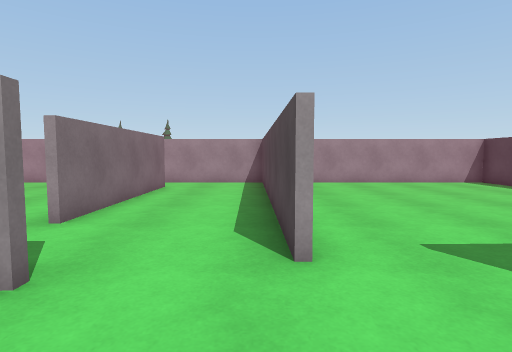
View 1 (above)

16 first-person views from a walk through a scene from a Unity 3-D project. The camera is 1.2 m above the floor, tilts 4° down and sees 80° across. The floor is counted in squares, 1 m on a side. Each view is taken from the middle of a square. On the plan, view 1 faces up. The plan holds only what a view shows up to about 13 squares ahead; the rest is blank. The place goes on beyond the plan. The player character is not drawn.

View 2
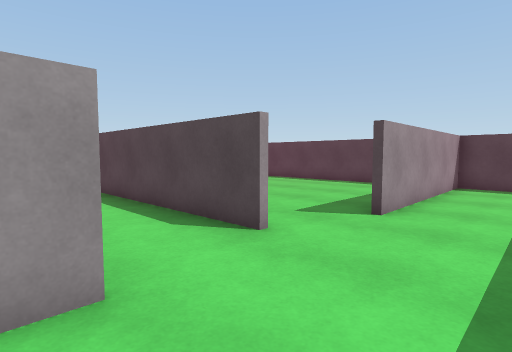

View 3
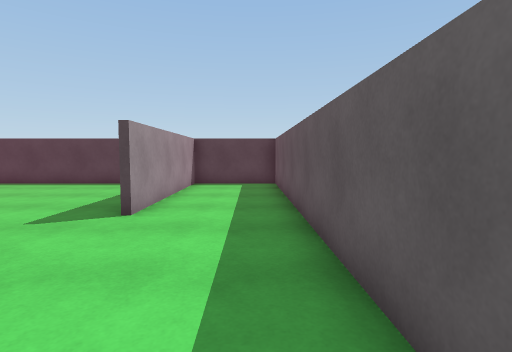

View 4
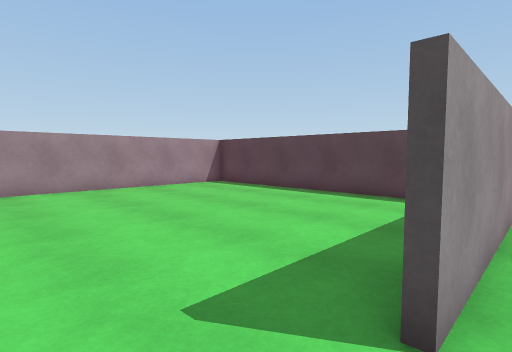

View 5
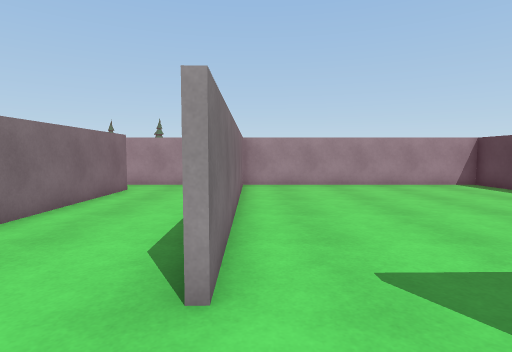

View 6
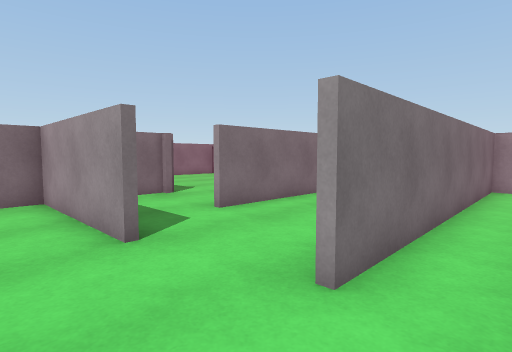

View 7
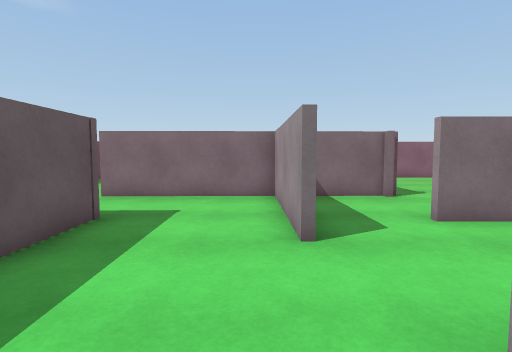

View 8
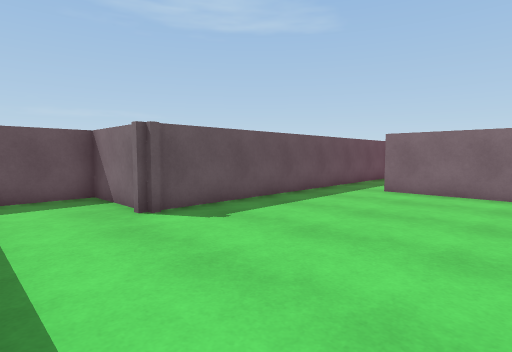

View 9
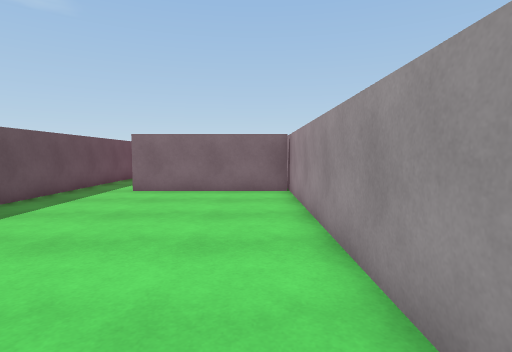

View 10
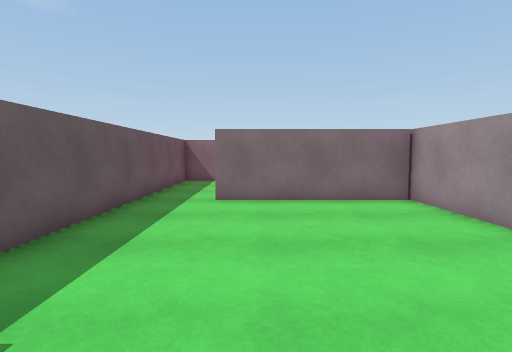

View 11
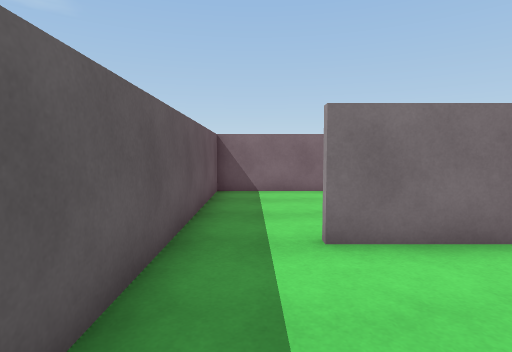

View 12
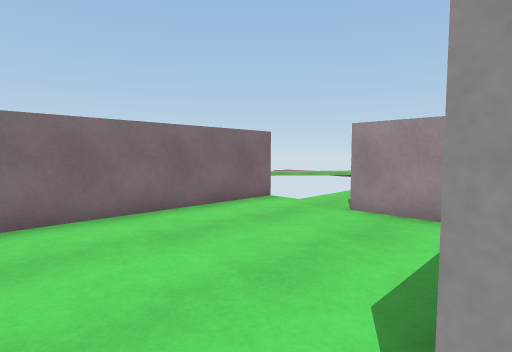

View 13
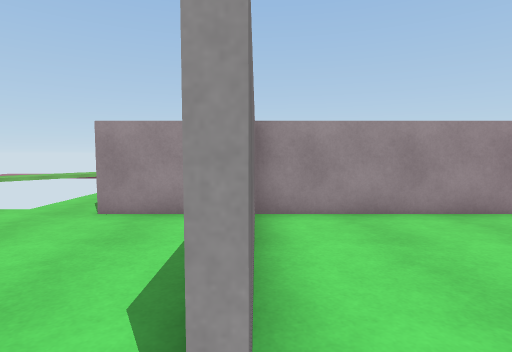

View 14
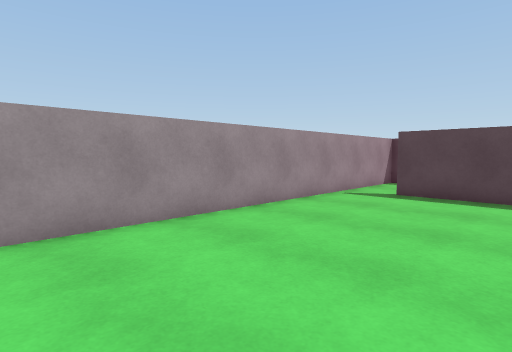

View 15
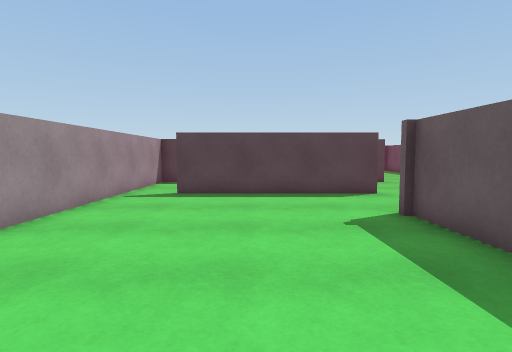

View 16
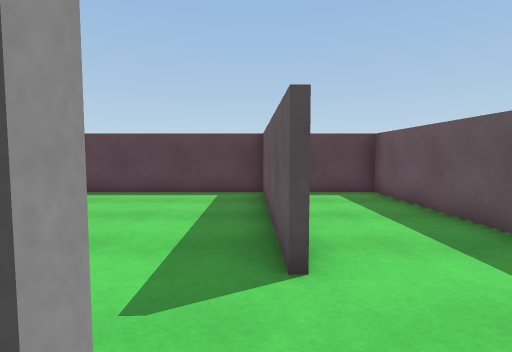

### Floor plan
Points are (right, up) in squares from view 1. A wall is a line through its corners. A room is listed if a view was taken in it or the views show most of it. See-through windows are left out.
Room 1 (views 1, 2, 3, 4, 5, 6, 7, 16)
walls: (0.4, 3.3) (0.3, 13.2); (-2.1, 2.6) (-6.8, 2.5) (-6.7, -2.5); (-3.8, -1) (9.8, -0.8) (9.8, 2.6) (2.9, 2.5); (-3.4, 11.5) (-3.4, 5.2); (0.1, 13.1) (-3.4, 13.1)
ways out: opening at (-4, 12) to room 2; opening at (1.5, 3) to room 4; opening at (-4, 4.5) to room 5; opening at (-5.5, -1.5)
Room 2 (views 8, 9, 10, 11, 14, 15)
walls: (-13.4, 5.8) (-7, 5.9); (-14, 13.1) (-14, 7.9); (-3.6, 5.2) (-3.6, 11.5); (-3.4, 13.1) (-13.9, 13.1)
ways out: opening at (-4, 12) to room 1; opening at (-14, 7) to room 3; opening at (-5.5, 6) to room 5
Room 3 (views 12, 13)
walls: (-13.9, 13.1) (-17.2, 13.1); (-20, 13.5) (-20, 5.7) (-13.4, 5.8)
ways out: opening at (-14, 7) to room 2
Room 4 (no view inside)
walls: (2.9, 2.7) (9.8, 2.8) (9.8, 13.1) (0.1, 13.1); (0.5, 13.2) (0.6, 3.3)
ways out: opening at (1.5, 3) to room 1
Room 5 (no view inside)
walls: (-6.9, 6.2) (-6.8, 2.8) (-4.7, 2.8)
ways out: opening at (-4, 4.5) to room 1; opening at (-5.5, 6) to room 2

Where each view was taken, in squares from view 1:
view 1: 0 up, 0 right, facing up
view 2: 0 up, 3 left, facing up-right
view 3: 0 up, 3 left, facing right
view 4: 2 up, 1 right, facing up-right
view 5: 1 up, 1 right, facing up
view 6: 1 up, 2 right, facing up-left
view 7: 2 up, 2 right, facing left
view 8: 12 up, 4 left, facing down-left
view 9: 12 up, 4 left, facing left
view 10: 9 up, 6 left, facing left
view 11: 7 up, 10 left, facing left
view 12: 7 up, 14 left, facing up-left
view 13: 7 up, 14 left, facing up
view 14: 8 up, 13 left, facing up-right
view 15: 9 up, 13 left, facing right
view 16: 3 up, 0 right, facing right
